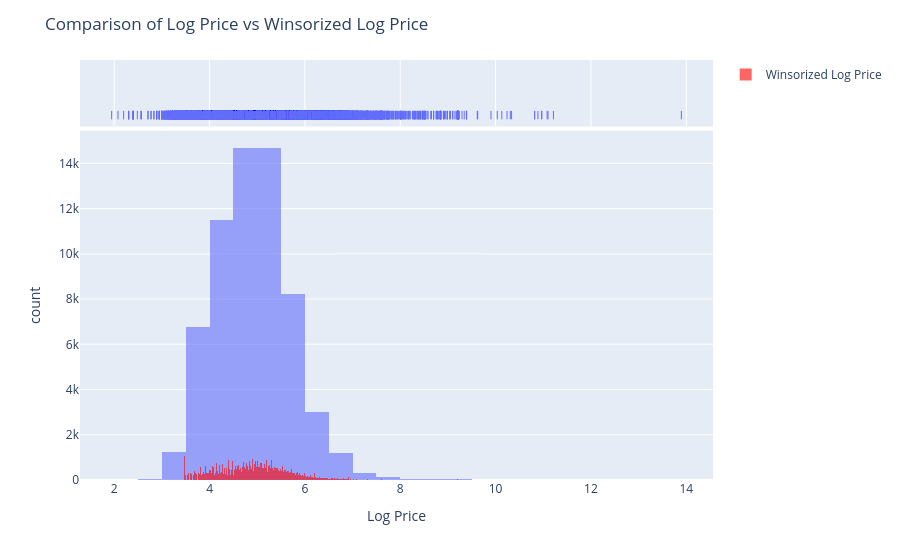

The notebook cell saved with this chart:
### Code cell
fig = px.histogram(df, x="log_price", marginal="rug", 
                   opacity=0.6, nbins=30, 
                   labels={'log_price': 'Log Price'})

fig.add_histogram(x=df["win_log_p"], opacity=0.6, 
                  name="Winsorized Log Price",
                  marker_color='red')

fig.update_layout(barmode='overlay', 
                  title="Comparison of Log Price vs Winsorized Log Price")
fig.show()

### Figure 1 — Plotly figure (JSON) as saved in the notebook; plotly's stock layout.template omitted (floating-point values rounded to 4 significant figures; data arrays with more than 128 entries replaced by an {"elided": "..."} marker saying what was removed)
{"data": [{"bingroup": "x", "hovertemplate": "Log Price=%{x}<br>count=%{y}<extra></extra>", "legendgroup": "", "marker": {"color": "#636efa", "opacity": 0.6, "pattern": {"shape": ""}}, "name": "", "nbinsx": 30, "orientation": "v", "showlegend": false, "type": "histogram", "x": {"elided": "96871 float values"}, "xaxis": "x", "yaxis": "y"}, {"boxpoints": "all", "fillcolor": "rgba(255,255,255,0)", "hoveron": "points", "hovertemplate": "Log Price=%{x}<extra></extra>", "jitter": 0, "legendgroup": "", "line": {"color": "rgba(255,255,255,0)"}, "marker": {"color": "#636efa", "symbol": "line-ns-open"}, "name": "", "showlegend": false, "type": "box", "x": {"elided": "96871 float values"}, "xaxis": "x2", "yaxis": "y2"}, {"marker": {"color": "red"}, "name": "Winsorized Log Price", "opacity": 0.6, "type": "histogram", "x": {"elided": "96871 float values"}}], "layout": {"barmode": "overlay", "legend": {"tracegroupgap": 0}, "margin": {"t": 60}, "title": {"text": "Comparison of Log Price vs Winsorized Log Price"}, "xaxis": {"anchor": "y", "domain": [0, 1], "title": {"text": "Log Price"}}, "xaxis2": {"anchor": "y2", "domain": [0, 1], "matches": "x", "showgrid": true, "showticklabels": false}, "yaxis": {"anchor": "x", "domain": [0, 0.8316], "title": {"text": "count"}}, "yaxis2": {"anchor": "x2", "domain": [0.8416, 1], "matches": "y2", "showgrid": false, "showline": false, "showticklabels": false, "ticks": ""}}}
